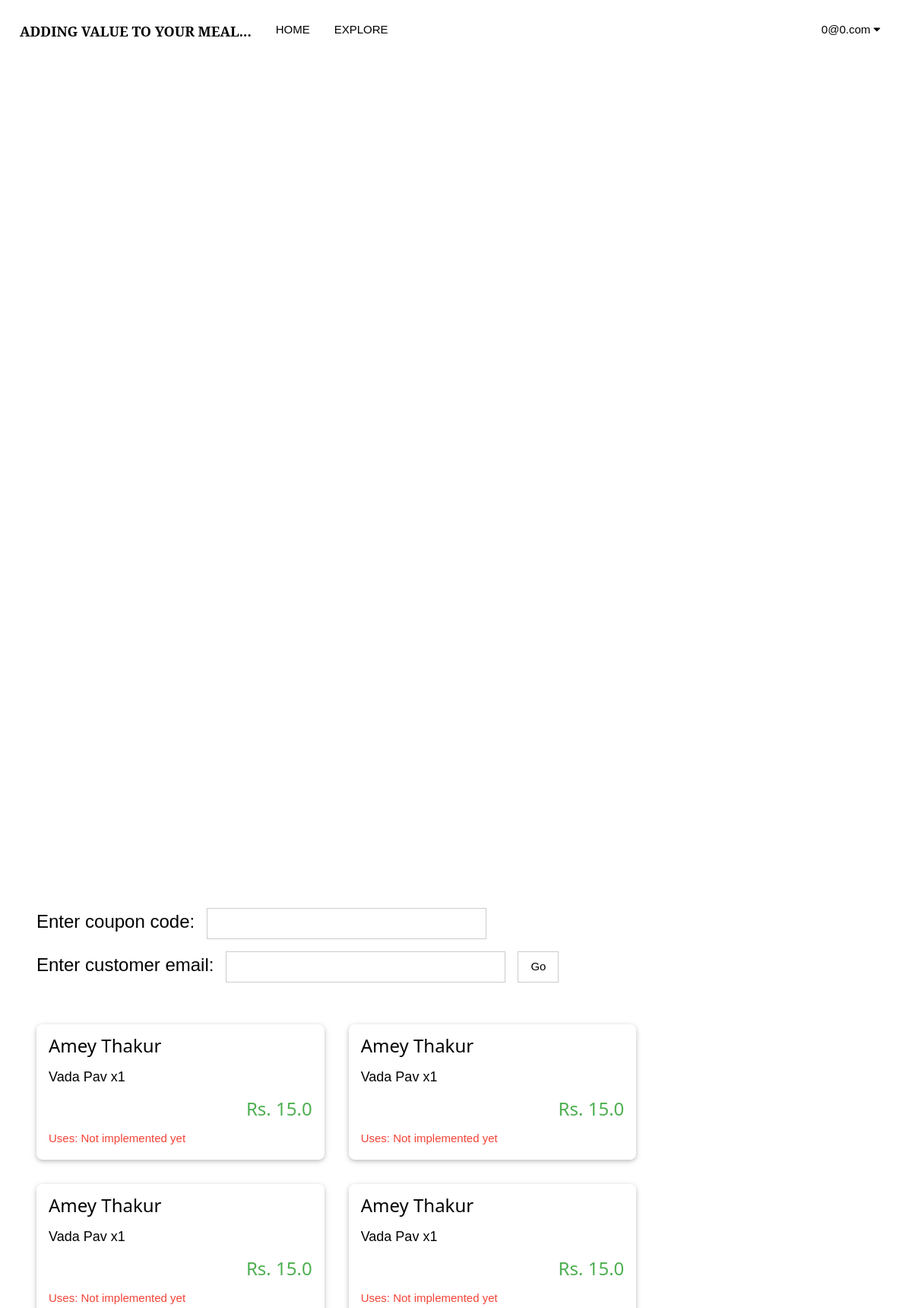
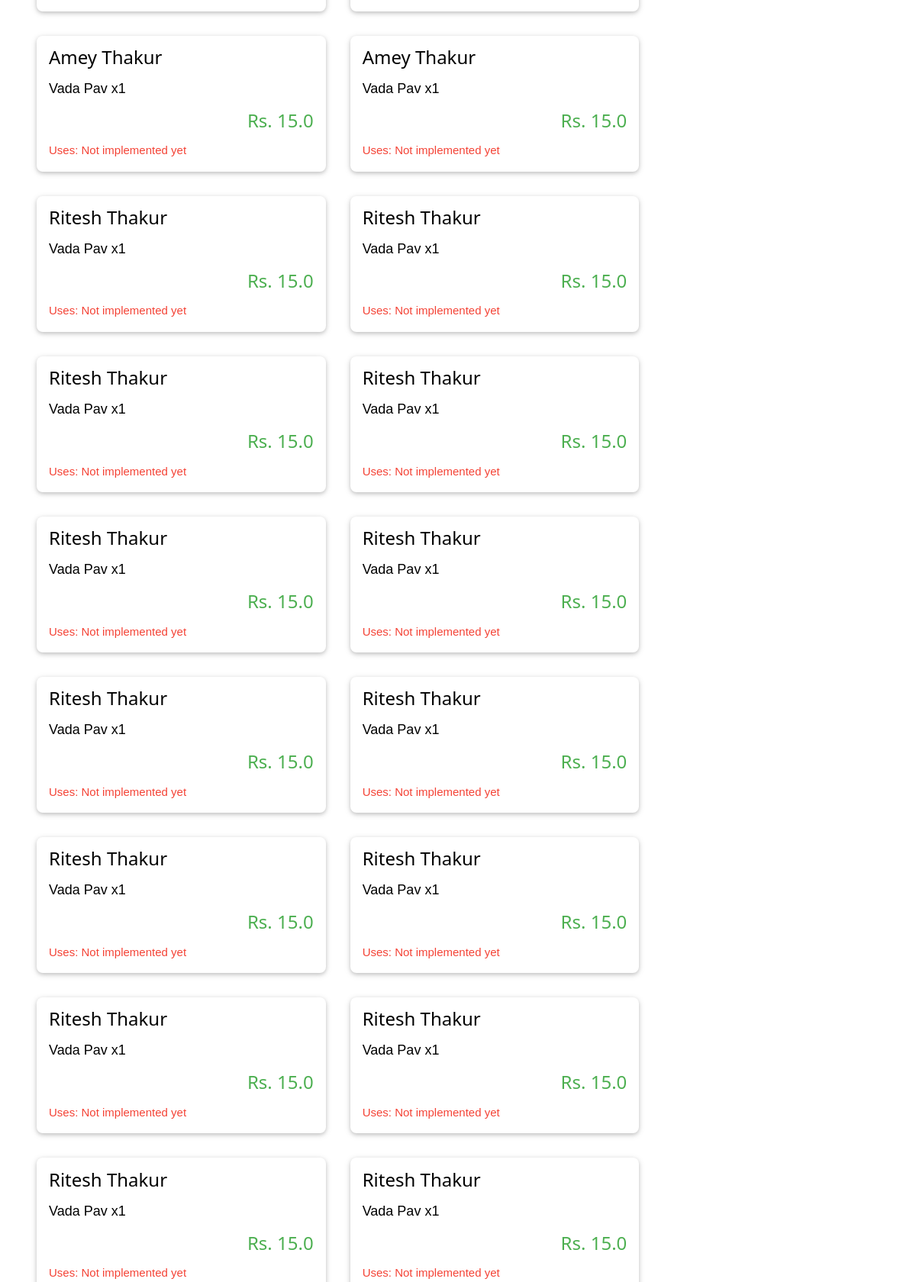
Screenshot of /user/orders (signed in, upper part) with the database file from the repository (2 pictures, top to bottom).
### main.py (models this page shows)
class UsersDB(db.Model):
	id = db.Column(db.Integer, primary_key=True)
	first_name = db.Column(db.String(20), nullable=False)
	last_name = db.Column(db.String(20), nullable=False)
	password = db.Column(db.String(128), unique=True)
	email = db.Column(db.String(80))
	account_type = db.Column(db.String(80))
	verified = db.Column(db.Boolean)
	restaurant = db.Column(db.Integer)
	subscriptions = db.Column(db.String(300))

class BillsDB(db.Model):
	id = db.Column(db.Integer, primary_key=True, unique=True)
	creator = db.Column(db.Integer, nullable=False)
	subscriber = db.Column(db.Integer, nullable=False)
	total_price = db.Column(db.Float, nullable=False)
	timestamp = db.Column(db.String, nullable=False)
	active = db.Column(db.Boolean, nullable=False)
	coupon = db.Column(db.String, nullable=False)

class OrdersDB(db.Model):
	id = db.Column(db.Integer, primary_key=True, unique=True)
	bill_id = db.Column(db.Integer, nullable=False)
	item = db.Column(db.String, nullable=False)
	quantity = db.Column(db.Integer, nullable=False)
	price = db.Column(db.Float, nullable=False)

### main.py (the view, shortened to what this page needs)
@app.route("/user/orders", methods=["POST", "GET"])
def orders():
	order_list = []
	if "user" in session:
		loggedIn = [session["username"], session["account_type"], session["user"]]
		currentUser = UsersDB.query.filter_by(email=session["user"]).first()
		if not currentUser:
			flash("Please login again!!", "error")
			return redirect(url_for("logout"))
		if currentUser.account_type == "Regular":
			flash("Permission denied (You don't have a business account)!!", "error")
			return redirect(url_for("subscriptions", logged_in=[session["username"], session["account_type"]]))
		currentRest = RestaurantsDB.query.filter_by(owner=currentUser.id).first()
		selected_list = []
		if currentRest:
			order_dict = {}
			currentBills = BillsDB.query.filter_by(creator=currentRest.id, active=0b1).all()
			if currentBills:
				order_list = []
				currentBills = BillsDB.query.filter_by(creator=currentRest.id, active=0b1).all()
				for bill in currentBills:
					if bill:
						order_user = UsersDB.query.filter_by(id=bill.subscriber).first()
						if order_user:
							end_date = datetime.strptime(bill.timestamp, '%Y-%m-%d %H:%M:%S.%f') +timedelta(days=1)
							bill_orders = OrdersDB.query.filter_by(bill_id=bill.id).all()
							items = []
							for order in bill_orders:
								items.append([order.item, order.quantity, order.price])
					order_list.append([bill.id,  f"{order_user.first_name} {order_user.last_name}", items, bill.total_price, bill.active])
			else:
				flash("No active orders")
		else:
			flash("Please fill in your restaurant details in 'Manage your business'", "error")
	else:
		loggedIn = None
	return render_template("orders.html", logged_in=loggedIn, selected_list=selected_list, order_list=order_list)

### templates/orders.html (shortened to what this page needs)
{% extends "base.html" %}
{% block content %}
<div class="w3-container">
	<form method="post">
		<div class="w3-container w3-margin-top w3-padding">
			<div class="w3-container w3-margin-bottom">
				<div class="w3-xlarge w3-left w3-margin-right">Enter coupon code:</div>
				<input type="text" class="w3-input w3-third w3-border" name="text_coupon_code" value="" />
			</div>
			<div class="w3-container w3-margin-bottom">
				<div class="w3-xlarge w3-left w3-margin-right">Enter customer email:</div>
				<input type="text" class="w3-input w3-third w3-border" name="text_customer_email" value="" pattern="[a-z0-9._%+-]+@[a-z0-9.-]+\.[a-z]{2,}$" />
				<input type="submit" class="w3-button w3-border w3-margin-left w3-hover-green" name="button_submit" value="Go"/>
			</div>
		</div>
	</form>
	<div class="w3-container">
		{% for order in order_list %}
			<div class="w3-card w3-round-large w3-third w3-margin w3-hover-shadow">
				<div class="w3-container">
					<h3>{{order[1]}}</h3>
					{% for item in order[2] %}
						<div class="w3-text-black w3-large">
							{{item[0]}} x{{item[1]}}
						</div>
					{% endfor %}
					<h3 class="w3-text-green w3-right">Rs. {{order[3]}}</h3>
				</div>
				<footer class="w3-container w3-margin-bottom">
					<div class="w3-text-red">Uses: Not implemented yet</div>
				</footer>
			</div>
		{% endfor %}
	</div>
{% endblock %}

### templates/base.html (shortened to what this page needs)
<html>
<head>
	<link rel="stylesheet" href="{{ url_for('static', filename='style/base.css') }}">
	<link rel="stylesheet" href="{{ url_for('static', filename='style/w3css.css')}}">
    <link rel="stylesheet" href="https://cdnjs.cloudflare.com/ajax/libs/font-awesome/4.7.0/css/font-awesome.min.css">
</head>
<body>
<div class="w3-bar navbar w3-acp-dark-white"style="height: 13vh;display:block;justify-content:space-between;overflow: hidden;align-items: center;text-transform: uppercase;padding: 20px 10px !important;">
	<p class="w3-bar-item w3-large" style="margin: 0">
		<b style="font-family: 'Noto Serif', serif;">Adding value to your meal...</b>
	</p>
	<a href="/home" class="w3-bar-item w3-button">Home</a>
	<a href="/search?text_query_name=" class="w3-bar-item w3-button">Explore</a>
	{% if logged_in %}
		<div class="w3-dropdown-click w3-right w3-margin-right">
			<button class="w3-button" onclick="displayUserSettings()">
				{{ logged_in[0] }} <i class="fa fa-caret-down"></i>
			</button>
		</div>
	{% else %}
		<button class="w3-bar-item w3-button w3-right w3-hover-blue" onclick="document.getElementById('signup_modal').style.display='block'">Register</a>
		<button class="w3-bar-item w3-button w3-right  w3-hover-green" onclick="document.getElementById('login_modal').style.display='block'">Login</a>
	{% endif %}
</div>
<main>
	{% block content %}{% endblock %}
</main>
</body>
</html>

### static/style/w3css.css (style rules this page uses)
html { box-sizing:border-box }
*,*:before,*:after { box-sizing:inherit }
html { -ms-text-size-adjust:100%;-webkit-text-size-adjust:100% }
body { margin:0 }
article,aside,details,figcaption,figure,footer,header,main,menu,nav,section { display:block }
a { background-color:transparent }
b,strong { font-weight:bolder }
button,input,select,textarea,optgroup { font:inherit;margin:0 }
button,input { overflow:visible }
button,select { text-transform:none }
button,[type=button],[type=reset],[type=submit] { -webkit-appearance:button }
html,body { font-family:Verdana,sans-serif;font-size:15px;line-height:1.5 }
html { overflow-x:hidden }
h3 { font-size:24px }
h1,h2,h3,h4,h5,h6 { font-family:"Segoe UI",Arial,sans-serif;font-weight:400;margin:10px 0 }
a { color:inherit }
.w3-btn,.w3-button { border:none;display:inline-block;padding:8px 16px;vertical-align:middle;overflow:hidden;text-decoration:none;color:inherit;background-color:inherit;text-align:center;cursor:pointer;white-space:nowrap }
.w3-btn,.w3-button { -webkit-touch-callout:none;-webkit-user-select:none;-khtml-user-select:none;-moz-user-select:none;-ms-user-select:none;user-select:none }
.w3-input { padding:8px;display:block;border:none;border-bottom:1px solid #ccc;width:100% }
.w3-dropdown-click,.w3-dropdown-hover { position:relative;display:inline-block;cursor:pointer }
.w3-bar { width:100%;overflow:hidden }
.w3-bar .w3-bar-item { padding:8px 16px;float:left;width:auto;border:none;display:block;outline:0 }
.w3-bar .w3-dropdown-hover,.w3-bar .w3-dropdown-click { position:static;float:left }
.w3-bar .w3-button { white-space:normal }
.w3-container:after,.w3-container:before,.w3-panel:after,.w3-panel:before,.w3-row:after,.w3-row:before,.w3-row-padding:after,.w3-row-padding:before, .w3-cell-row:before,.w3-cell-row:after,.w3-clear:after,.w3-clear:before,.w3-bar:before,.w3-bar:after { content:"";display:table;clear:both }
.w3-col,.w3-half,.w3-third,.w3-twothird,.w3-threequarter,.w3-quarter { float:left;width:100% }
@media (min-width:601px) { .w3-col.m4,.w3-third { width:33.33333% } }
.w3-round-large { border-radius:8px }
.w3-container,.w3-panel { padding:0.01em 16px }
.w3-card,.w3-card-2 { box-shadow:0 2px 5px 0 rgba(0,0,0,0.16),0 2px 10px 0 rgba(0,0,0,0.12) }
.w3-large { font-size:18px!important }
.w3-xlarge { font-size:24px!important }
.w3-border { border:1px solid #ccc!important }
.w3-margin { margin:16px!important }
.w3-margin-top { margin-top:16px!important }
.w3-margin-bottom { margin-bottom:16px!important }
.w3-margin-left { margin-left:16px!important }
.w3-margin-right { margin-right:16px!important }
.w3-padding { padding:8px 16px!important }
.w3-left { float:left!important }
.w3-right { float:right!important }
.w3-text-green,.w3-hover-text-green:hover { color:#4CAF50!important }
.w3-text-red,.w3-hover-text-red:hover { color:#f44336!important }
.w3-text-black,.w3-hover-text-black:hover { color:#000!important }

### rows the page displays
UsersDB: email "0@0.com"
BillsDB: order "Amey Thakur", total_price "15.0"
OrdersDB: item "Vada Pav", bill "1"
BillsDB: order "Amey Thakur", total_price "15.0"
OrdersDB: item "Vada Pav", quantity "1"
BillsDB: order "Amey Thakur", total_price "15.0"
OrdersDB: item "Vada Pav", quantity "1"
BillsDB: order "Amey Thakur", total_price "15.0"
OrdersDB: item "Vada Pav", quantity "1"
BillsDB: order "Amey Thakur", total_price "15.0"
OrdersDB: item "Vada Pav", quantity "1"
BillsDB: order "Amey Thakur", total_price "15.0"
OrdersDB: item "Vada Pav", quantity "1"
BillsDB: order "Ritesh Thakur", total_price "15.0"
OrdersDB: item "Vada Pav", quantity "1"
BillsDB: order "Ritesh Thakur", total_price "15.0"
OrdersDB: item "Vada Pav", quantity "1"
BillsDB: order "Ritesh Thakur", total_price "15.0"
OrdersDB: item "Vada Pav", quantity "1"
BillsDB: order "Ritesh Thakur", total_price "15.0"
OrdersDB: item "Vada Pav", quantity "1"
BillsDB: order "Ritesh Thakur", total_price "15.0"
OrdersDB: item "Vada Pav", quantity "1"
BillsDB: order "Ritesh Thakur", total_price "15.0"
OrdersDB: item "Vada Pav", quantity "1"
BillsDB: order "Ritesh Thakur", total_price "15.0"
OrdersDB: item "Vada Pav", quantity "1"
BillsDB: order "Ritesh Thakur", total_price "15.0"
OrdersDB: item "Vada Pav", quantity "1"
BillsDB: order "Ritesh Thakur", total_price "15.0"
OrdersDB: item "Vada Pav", quantity "1"
BillsDB: order "Ritesh Thakur", total_price "15.0"
OrdersDB: item "Vada Pav", quantity "1"
BillsDB: order "Ritesh Thakur", total_price "15.0"
OrdersDB: item "Vada Pav", quantity "1"
BillsDB: order "Ritesh Thakur", total_price "15.0"
OrdersDB: item "Vada Pav", quantity "1"
BillsDB: order "Ritesh Thakur", total_price "15.0"
OrdersDB: item "Vada Pav", quantity "1"
BillsDB: order "Ritesh Thakur", total_price "15.0"
OrdersDB: item "Vada Pav", quantity "1"
